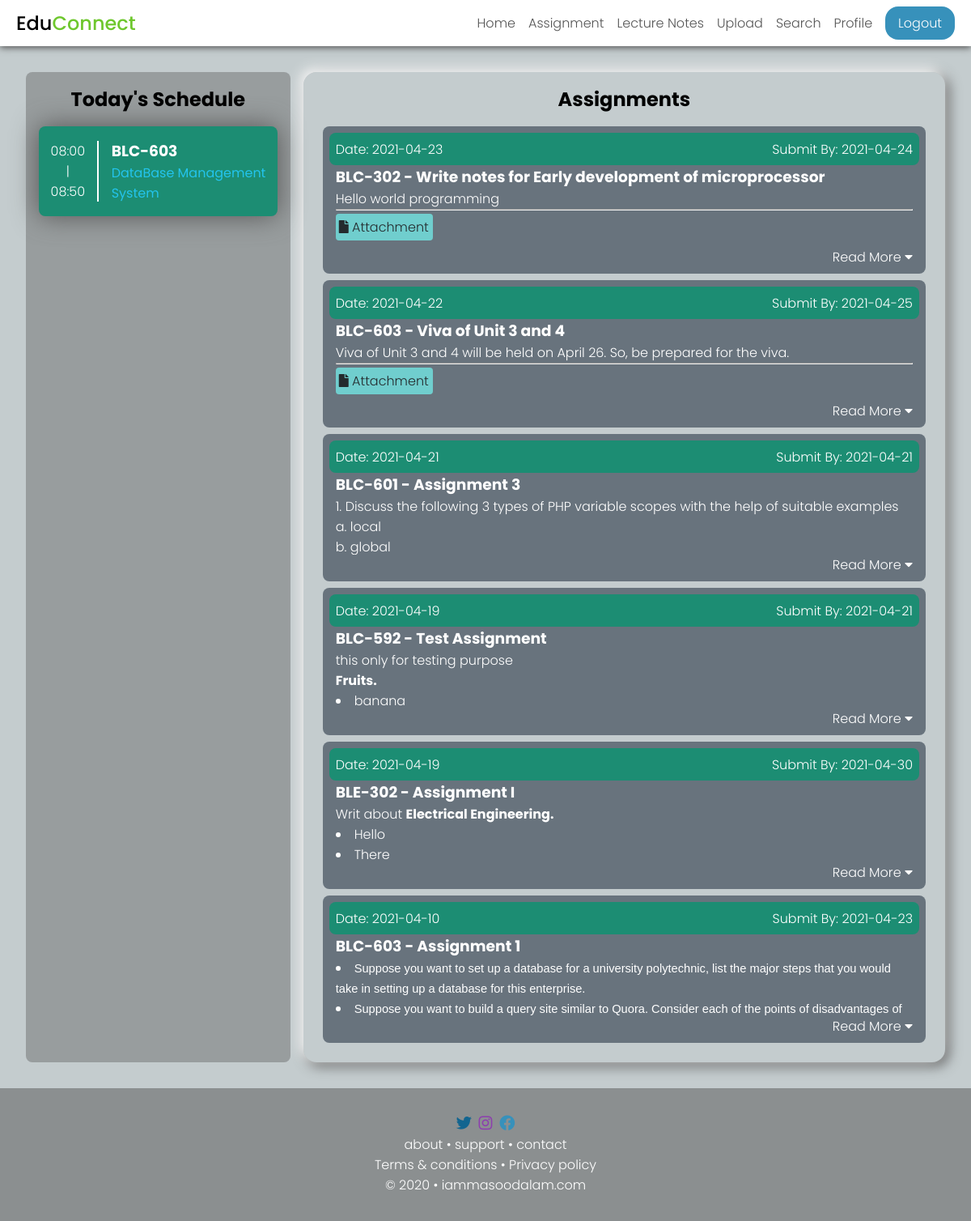
Screenshot of /assignment.php (signed in) with the database file from the repository.
### tables this page shows
CREATE TABLE `schedulepro` (
  `professorId` varchar(20) NOT NULL,
  `evenOdd` tinyint(4) NOT NULL,
  `day` tinyint(4) NOT NULL,
  `1st` varchar(20) DEFAULT NULL,
  `2nd` varchar(20) DEFAULT NULL,
  `3rd` varchar(20) DEFAULT NULL,
  `4th` varchar(20) DEFAULT NULL,
  `5th` varchar(20) DEFAULT NULL,
  `6th` varchar(20) DEFAULT NULL,
  `7th` varchar(20) DEFAULT NULL,
  `8th` varchar(20) DEFAULT NULL,
  `9th` varchar(20) DEFAULT NULL,
  PRIMARY KEY (`professorId`,`evenOdd`,`day`),
  KEY `1st` (`1st`),
  KEY `2nd` (`2nd`),
  KEY `3rd` (`3rd`),
  KEY `4th` (`4th`),
  KEY `5th` (`5th`),
  KEY `6th` (`6th`),
  KEY `7th` (`7th`),
  KEY `8th` (`8th`),
  KEY `9th` (`9th`),
  CONSTRAINT `schedulepro_ibfk_1` FOREIGN KEY (`professorId`) REFERENCES `professor` (`professorId`) ON DELETE CASCADE ON UPDATE CASCADE,
  CONSTRAINT `schedulepro_ibfk_2` FOREIGN KEY (`2nd`) REFERENCES `course` (`coursecode`) ON DELETE SET NULL ON UPDATE CASCADE,
  CONSTRAINT `schedulepro_ibfk_3` FOREIGN KEY (`3rd`) REFERENCES `course` (`coursecode`) ON DELETE SET NULL ON UPDATE CASCADE,
  CONSTRAINT `schedulepro_ibfk_4` FOREIGN KEY (`4th`) REFERENCES `course` (`coursecode`) ON DELETE SET NULL ON UPDATE CASCADE,
  CONSTRAINT `schedulepro_ibfk_5` FOREIGN KEY (`5th`) REFERENCES `course` (`coursecode`) ON DELETE SET NULL ON UPDATE CASCADE,
  CONSTRAINT `schedulepro_ibfk_6` FOREIGN KEY (`6th`) REFERENCES `course` (`coursecode`) ON DELETE SET NULL ON UPDATE CASCADE,
  CONSTRAINT `schedulepro_ibfk_7` FOREIGN KEY (`7th`) REFERENCES `course` (`coursecode`) ON DELETE SET NULL ON UPDATE CASCADE,
  CONSTRAINT `schedulepro_ibfk_8` FOREIGN KEY (`8th`) REFERENCES `course` (`coursecode`) ON DELETE SET NULL ON UPDATE CASCADE,
  CONSTRAINT `schedulepro_ibfk_9` FOREIGN KEY (`9th`) REFERENCES `course` (`coursecode`) ON DELETE SET NULL ON UPDATE CASCADE
);

CREATE TABLE `course` (
  `coursecode` varchar(20) NOT NULL,
  `coursename` varchar(63) NOT NULL,
  `course_type` varchar(15) NOT NULL,
  `branchid` int(11) NOT NULL,
  `semester` int(11) NOT NULL,
  PRIMARY KEY (`coursecode`),
  KEY `branchid` (`branchid`),
  KEY `semester` (`semester`),
  CONSTRAINT `course_ibfk_1` FOREIGN KEY (`branchid`) REFERENCES `branch` (`branchId`),
  CONSTRAINT `course_ibfk_2` FOREIGN KEY (`semester`) REFERENCES `semester` (`semesterId`)
);

CREATE TABLE `assignment` (
  `assignmentId` int(20) NOT NULL AUTO_INCREMENT,
  `coursecode` varchar(20) NOT NULL,
  `title` tinytext NOT NULL,
  `data` text DEFAULT NULL,
  `provideddate` date NOT NULL,
  `submissiondate` date DEFAULT NULL,
  `providedBy` varchar(20) NOT NULL,
  `attachment` tinyint(1) DEFAULT NULL,
  PRIMARY KEY (`assignmentId`),
  KEY `coursecode` (`coursecode`),
  KEY `providedBy` (`providedBy`),
  CONSTRAINT `assignment_ibfk_1` FOREIGN KEY (`coursecode`) REFERENCES `course` (`coursecode`),
  CONSTRAINT `assignment_ibfk_2` FOREIGN KEY (`providedBy`) REFERENCES `professor` (`professorId`)
);

### assignment.php (the view, shortened to what this page needs)
<?php
require_once "./includes/header.inc.php";
require_once "./includes/connection.inc.php";
?>
<main id="home">
  <?php include "./includes/schedule-section.inc.php";
  if($_SESSION['userType'] == 'student'){
    ?>
    <div id="home-student">
      <div id="assignments">
        <h2>Assignments</h2>
        <?php
          $sqlAssignement = "SELECT * FROM assignment WHERE coursecode IN (SELECT coursecode FROM course WHERE branchId = ? AND semester = ? ) ORDER BY provideddate DESC";
          $stmtAssignment = $mysqli->prepare($sqlAssignement);
          $stmtAssignment->bind_param("ii", $_SESSION['branch'], $_SESSION['semester']);
          $stmtAssignment->execute();
          if($result = $stmtAssignment->get_result()){
            if($result->num_rows > 0){
              while($row = $result->fetch_assoc()){
                ?>
                <div class="card">
                  <div class="card-head">
                    <div class="provided">Date: <?= $row['provideddate']; ?></div>
                    <div class="submission">Submit By: <?= $row['submissiondate'] ?></div>
                  </div>
                  <h3><?=$row['coursecode'] . " - " . $row['title'] ?></h3>
                  <div class="card-data">
                    <?= $row['data'] ?>
                    <?php
                    if($row['attachment'] == 1){
                      $dir = "./asset/attachments/";
                      $list = scandir($dir);
                      $fileName = "/assignment" . $row['assignmentId'] . "/i";
                      foreach ($list as $value) {
                        if(preg_match($fileName, $value)){
                          $fileName = $value;
                          break;
                        }
                      }
                      ?>
                      <hr>
                      <a href="./asset/attachments/<?= $fileName ?>" id="attachment" target="_blank"> <i class="fas fa-file"></i>  Attachment</a>
                      <?php
                    }
                    ?>
                  </div>
                  <p class="read-more">Read More <i class="fas fa-caret-down"></i></p>
                </div>
                <?php
              }
            }
          }
        ?>
      </div>
    </div>
    <?php
  } else {
    ?>
    <div id="home-professor">
      <div id="assignments">
        <h2>Assignments</h2>
        <?php
          $sqlAssignement = "SELECT * FROM assignment WHERE providedBy = ? ORDER BY provideddate DESC";
          $stmtAssignment = $mysqli->prepare($sqlAssignement);
          $stmtAssignment->bind_param("s", $_SESSION['professorId']);
          $stmtAssignment->execute();
          if($result = $stmtAssignment->get_result()){
            if($result->num_rows > 0){
              while($row = $result->fetch_assoc()){
                ?>
                <div class="card">
                  <div class="card-head">
                    <div class="provided">Date: <?= $row['provideddate']; ?></div>
                    <div class="submission">Submit By: <?= $row['submissiondate'] ?></div>
                  </div>
                  <h3><?=$row['coursecode'] . " - " . $row['title'] ?></h3>
                  <div class="card-data">
                    <?= $row['data'] ?>
                    <?php
                    if($row['attachment'] == 1){
                      $dir = "./asset/attachments/";
                      $list = scandir($dir);
                      $fileName = "/assignment" . $row['assignmentId'] . "/i";
                      foreach ($list as $value) {
                        if(preg_match($fileName, $value)){
                          $fileName = $value;
                          break;
                        }
                      }
                      ?>
                      <hr>
                      <a href="./asset/attachments/<?= $fileName ?>" id="attachment" target="_blank"><i class="fas fa-file"></i>  Attachment</a>
                      <?php
                    }
                    ?>
                  </div>
                  <p class="read-more">Read More <i class="fas fa-caret-down"></i></p>
                </div>
                <?php
              }
            } else{
              ?>
              <div class="card">
                <h3>Not assingned any assignments</h3>
              </div>
              <?php
            }
          }
        ?>
      </div>
    </div>
    <?php
  }
  ?>
</main>
<?php include "./includes/footer.inc.php"; ?>

### includes/schedule-section.inc.php (shortened to what this page needs)
<div id="schedule-section">
    <h2 class="heading">Today's Schedule</h2>
    <div id="time-table">
      <?php
      $day = date('w');
      if($day > 0 && $day < 7){
        if($_SESSION['userType'] == "student"){
          $scheduleQuery = "SELECT * FROM `schedule` WHERE `branchId` = $_SESSION[branch] AND `semesterId` = $_SESSION[semester] AND `day` = $day";
          $scheduleResult = $mysqli->query($scheduleQuery);
          $schedule = $scheduleResult->fetch_assoc();
          foreach ($schedule as $key => $value) {
            if($value != null && !is_numeric($value)){
              ?><div class="period"><div class="time"><?php
              switch ($key) {
                case '1st':
                  echo "08:00<br>|<br>08:50";
                  break;
                case '2nd':
                  echo "08:50<br>|<br>09:40";
                  break;
                case '3rd':
                  echo "09:40<br>|<br>10:30";
                  break;
                case '4th':
                  echo "10:30<br>|<br>11:20";
                  break;
                case '5th':
                  echo "11:20<br>|<br>12:10";
                  break;
                case '6th':
                  echo "12:10<br>|<br>13:00";
                  break;
                case '7th':
                  echo "14:00<br>|<br>14:50";
                  break;
                case '8th':
                  echo "15:50<br>|<br>15:40";
                  break;
                case '9th':
                  echo "16:40<br>|<br>16:30";
                  break;
                default:
                  echo "Free";
                  break;
              }
              ?></div><div class="subject"><?php
              echo "<h3>" . $value . "</h3>";
              $subjectQuery = "SELECT coursename FROM `course` WHERE `coursecode` = ?";
              $subjectStmt = $mysqli->prepare($subjectQuery);
              $subjectStmt->bind_param("s", $value);
              $subjectStmt->execute();
              $subjectResult = $subjectStmt->get_result();
              $subject = $subjectResult->fetch_assoc();
              echo "<div class=\"subject-name\">" . $subject['coursename'] . "</div>";
              $professorQuery = "SELECT * FROM professorteaches LEFT JOIN professor ON professorteaches.professorId = professor.professorId WHERE professorteaches.coursecode = ?";
              $professorStmt = $mysqli->prepare($professorQuery);
              $professorStmt->bind_param("s", $value);
              $professorStmt->execute();
              $professorResult = $professorStmt->get_result();
              while($professorRow = $professorResult->fetch_assoc()){
                echo "<div class=\"professor-name\">Mr. " . $professorRow['name']. "</div>";
              }
              echo "</div></div>";
            }
          }
        } else if($_SESSION['userType'] == 'professor'){
          if(date("m") < 6) {
            $evenOdd = 0;
          } else {
            $evenOdd = 1;
          }
          $scheduleQuery = "SELECT * FROM `schedulepro` WHERE `professorId` = ? AND `evenOdd` = ? AND `day` = ?";
          $scheduleStmt = $mysqli->prepare($scheduleQuery);
          $scheduleStmt->bind_param("iii", $_SESSION['professorId'], $evenOdd, $day);
          $scheduleStmt->execute();
          $scheduleResult = $scheduleStmt->get_result();
          if($scheduleResult->num_rows > 0){
            $schedule = $scheduleResult->fetch_assoc();
            foreach ($schedule as $key => $value) {
              if($value != null && !is_numeric($value)){
                ?><div class="period"><div class="time"><?php
                switch ($key) {
                  case '1st':
                    echo "08:00<br>|<br>08:50";
                    break;
                }
                ?></div><div class="subject"><?php
                echo "<h3>" . $value . "</h3>";
                $subjectQuery = "SELECT coursename FROM `course` WHERE `coursecode` = ?";
                $subjectStmt = $mysqli->prepare($subjectQuery);
                $subjectStmt->bind_param("s", $value);
                $subjectStmt->execute();
                $subjectResult = $subjectStmt->get_result();
                $subject = $subjectResult->fetch_assoc();
                echo "<div class=\"subject-name\">" . $subject['coursename'] . "</div>";
                echo "</div></div>";
              }
            }
          }
          else {
            echo "<div class='holiday'> Not Scheduled </div>";
          }
        }
      }
      else{
        echo "<div class= 'holiday'>Holiday</div>";
      }
      ?>
    </div>
  </div>

### css/style.css (style rules this page uses)
* { padding: 0; margin: 0; -webkit-box-sizing: border-box; box-sizing: border-box; }
html { scroll-behavior: smooth; }
body { background: #49626852; font-family: poppins; font-weight: 300; }
#home { margin: 1rem; }
#home-professor, #home-student { -webkit-box-shadow: -4px -4px 16px 0px #fff, 4px 4px 16px 0px #555555; box-shadow: -4px -4px 16px 0px #fff, 4px 4px 16px 0px #555555; border-radius: 1rem; padding: 1rem; }
#home-professor h2, #home-student h2 { text-align: center; margin-bottom: 1rem; }
#home .card { background-color: rgba(85, 85, 85, 0.5); padding: 0.5rem 1rem; margin: 0.5rem; border-radius: .5rem; position: relative; overflow: auto; }
#home .card ol, #home .card ul { list-style-position: inside; }
#home .card-head { position: relative; background-color: #1C8D73; height: 2.5rem; margin: 0rem -0.5rem; border-radius: 0.5rem; }
#home .card-head .provided { position: absolute; left: 0.5rem; top: 0.5rem; color: white; }
#home .card-head .submission { position: absolute; right: 0.5rem; top: 0.5rem; color: white; }
#home .card .card-data { height: 4.5rem; overflow: hidden; }
#home .card #attachment { display: block; margin-top: 0.25rem; border-radius: 0.25rem; width: 7.5rem; padding: 0.25rem; background-color: #70cece; text-decoration: none; color: #242B2E; }
#home .card .read-more { float: right; cursor: pointer; }
#schedule-section { position: relative; }
#schedule-section h2 { text-align: center; }
#schedule-section #time-table { padding: 1rem 2rem; color: white; }
#schedule-section #time-table .period { display: none; -ms-grid-columns: 3fr 9fr; grid-template-columns: 3fr 9fr; background-color: #1C8D73; border-radius: 0.5rem; padding: 1rem 0rem; -webkit-box-align: center; -ms-flex-align: center; align-items: center; -webkit-box-shadow: 0rem 0rem 2rem 0rem #555555; box-shadow: 0rem 0rem 2rem 0rem #555555; }
#schedule-section #time-table .period .time { text-align: center; border-right: 2px solid white; }
#schedule-section #time-table .period .subject { padding-left: 1rem; }
#schedule-section #time-table .period .subject-name { color: #23C4ED; font-size: 1rem; font-weight: 400; }
@media only screen and (min-width: 768px) { #profile, #upload, #search, #home { margin: 2rem; display: -ms-grid; display: grid; -ms-grid-columns: 1fr 1fr; grid-template-columns: 1fr 1fr; gap: 1rem; } }
@media only screen and (min-width: 768px) { #schedule-section { background-color: rgba(85, 85, 85, 0.4); padding: 1rem; border-radius: 0.5rem; } }
@media only screen and (min-width: 768px) { #schedule-section h2 { margin-bottom: 1rem; } }
@media only screen and (min-width: 768px) { #schedule-section #time-table { padding: 0rem; } }
@media only screen and (min-width: 768px) { #schedule-section #time-table .period { display: -ms-grid; display: grid; margin: 1rem 0rem; } }
@media only screen and (min-width: 1200px) { #profile, #upload, #search, #home { margin: 2rem; display: -ms-grid; display: grid; -ms-grid-columns: 3.5fr 8.5fr; grid-template-columns: 3.5fr 8.5fr; gap: 1rem; } }
@media only screen and (min-width: 1200px) { #schedule-section { background-color: rgba(85, 85, 85, 0.4); padding: 1rem; border-radius: 0.5rem; } }
@media only screen and (min-width: 1200px) { #schedule-section h2 { margin-bottom: 1rem; } }
@media only screen and (min-width: 1200px) { #schedule-section #time-table { padding: 0rem; } }
@media only screen and (min-width: 1200px) { #schedule-section #time-table .period { display: -ms-grid; display: grid; margin: 1rem 0rem; } }

### rows the page displays
schedulepro: 1st "BLC-603", course.coursename "DataBase Management System"
assignment: provideddate "2021-04-23", submissiondate "2021-04-24", coursecode "BLC-302", title "Write notes for Early development of microprocessor", data "Hello world programming"
assignment: provideddate "2021-04-22", submissiondate "2021-04-25", coursecode "BLC-603", title "Viva of Unit 3 and 4", data "Viva of Unit 3 and 4 will be held on April 26. So, be prepared for the viva."
assignment: provideddate "2021-04-21", submissiondate "2021-04-21", coursecode "BLC-601", title "Assignment 3", data "Discuss the following 3 types of PHP variable scopes with the help of suitable examples local global"
assignment: provideddate "2021-04-19", submissiondate "2021-04-21", coursecode "BLC-592", title "Test Assignment", data "this only for testing purpose Fruits. banana"
assignment: provideddate "2021-04-19", submissiondate "2021-04-30", coursecode "BLE-302", title "Assignment I", data "Writ about Electrical Engineering. Hello There"
assignment: provideddate "2021-04-10", submissiondate "2021-04-23", coursecode "BLC-603", title "Assignment 1", data "Suppose you want to set up a database for a university polytechnic, list the major steps that you would take in setting up a database for this enterprise. Suppose you want to build a query site similar to Quora. Consider each of the points of disadvantages of…"
